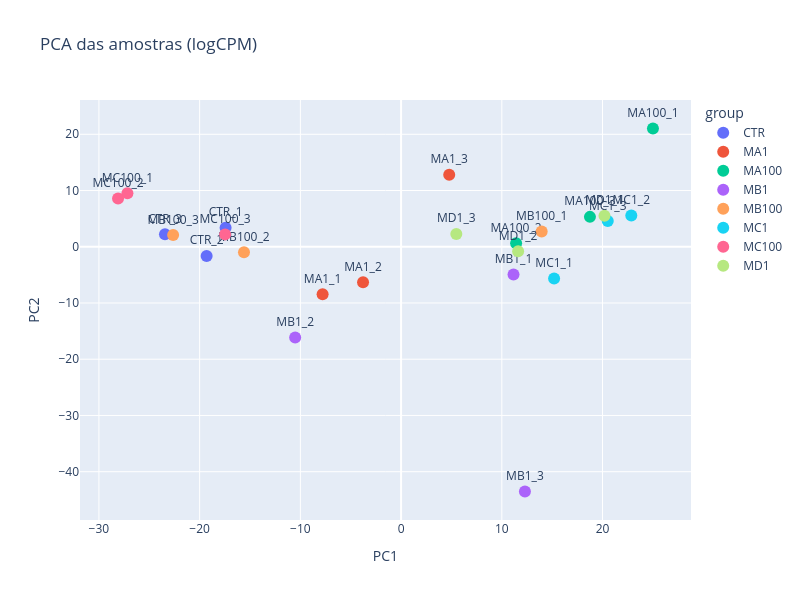
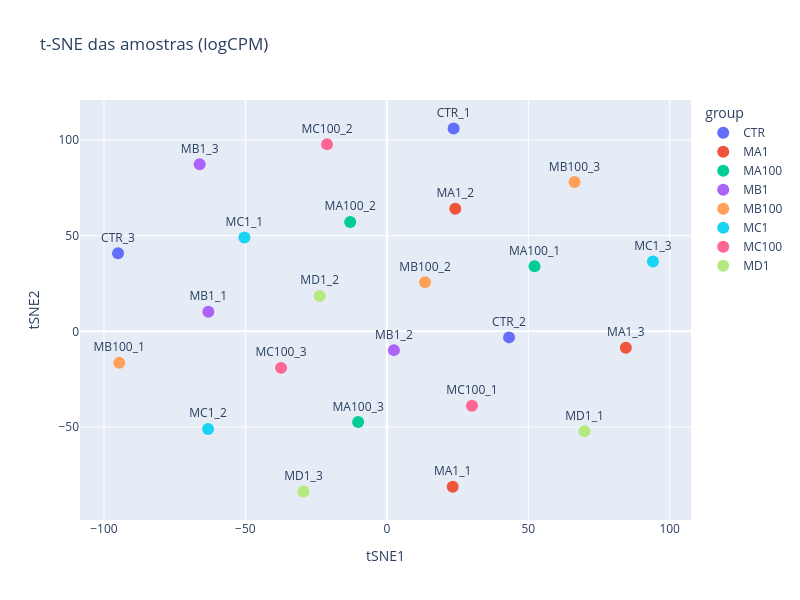
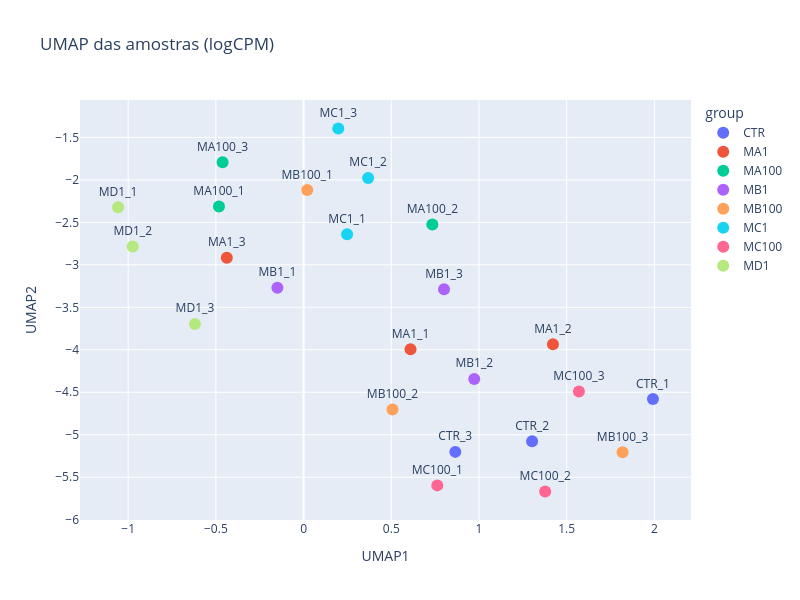

Notebook code cell kept with these figures, in order:
### Code cell
# Visualizações de PCA, t-SNE e UMAP dos dados em 2 dimensões usando logCPM após filtragem dos dados
pca_fig = plot_dim_reduction(filtered_counts_df, metadata_df, metodo="PCA")
pca_fig.show()

tsne_fig = plot_dim_reduction(filtered_counts_df, metadata_df, metodo="TSNE")
tsne_fig.show()

umap_fig = plot_dim_reduction(filtered_counts_df, metadata_df, metodo="UMAP")
umap_fig.show()

### Figure 1 — Plotly figure (JSON) as saved in the notebook; plotly's stock layout.template omitted (floating-point values rounded to 4 significant figures)
{"data": [{"hovertemplate": "group=CTR<br>PC1=%{x}<br>PC2=%{y}<br>sample_id=%{text}<extra></extra>", "legendgroup": "CTR", "marker": {"color": "#636efa", "size": 12, "symbol": "circle"}, "mode": "markers+text", "name": "CTR", "orientation": "v", "showlegend": true, "text": ["CTR_1", "CTR_2", "CTR_3"], "textposition": "top center", "type": "scatter", "x": [-17.42, -19.31, -23.44], "xaxis": "x", "y": [3.402, -1.629, 2.229], "yaxis": "y"}, {"hovertemplate": "group=MA1<br>PC1=%{x}<br>PC2=%{y}<br>sample_id=%{text}<extra></extra>", "legendgroup": "MA1", "marker": {"color": "#EF553B", "size": 12, "symbol": "circle"}, "mode": "markers+text", "name": "MA1", "orientation": "v", "showlegend": true, "text": ["MA1_1", "MA1_2", "MA1_3"], "textposition": "top center", "type": "scatter", "x": [-7.793, -3.777, 4.778], "xaxis": "x", "y": [-8.445, -6.325, 12.79], "yaxis": "y"}, {"hovertemplate": "group=MA100<br>PC1=%{x}<br>PC2=%{y}<br>sample_id=%{text}<extra></extra>", "legendgroup": "MA100", "marker": {"color": "#00cc96", "size": 12, "symbol": "circle"}, "mode": "markers+text", "name": "MA100", "orientation": "v", "showlegend": true, "text": ["MA100_1", "MA100_2", "MA100_3"], "textposition": "top center", "type": "scatter", "x": [25.0, 11.42, 18.75], "xaxis": "x", "y": [21.03, 0.619, 5.316], "yaxis": "y"}, {"hovertemplate": "group=MB1<br>PC1=%{x}<br>PC2=%{y}<br>sample_id=%{text}<extra></extra>", "legendgroup": "MB1", "marker": {"color": "#ab63fa", "size": 12, "symbol": "circle"}, "mode": "markers+text", "name": "MB1", "orientation": "v", "showlegend": true, "text": ["MB1_1", "MB1_2", "MB1_3"], "textposition": "top center", "type": "scatter", "x": [11.16, -10.52, 12.29], "xaxis": "x", "y": [-4.92, -16.14, -43.52], "yaxis": "y"}, {"hovertemplate": "group=MB100<br>PC1=%{x}<br>PC2=%{y}<br>sample_id=%{text}<extra></extra>", "legendgroup": "MB100", "marker": {"color": "#FFA15A", "size": 12, "symbol": "circle"}, "mode": "markers+text", "name": "MB100", "orientation": "v", "showlegend": true, "text": ["MB100_1", "MB100_2", "MB100_3"], "textposition": "top center", "type": "scatter", "x": [13.96, -15.6, -22.63], "xaxis": "x", "y": [2.703, -0.9706, 2.082], "yaxis": "y"}, {"hovertemplate": "group=MC1<br>PC1=%{x}<br>PC2=%{y}<br>sample_id=%{text}<extra></extra>", "legendgroup": "MC1", "marker": {"color": "#19d3f3", "size": 12, "symbol": "circle"}, "mode": "markers+text", "name": "MC1", "orientation": "v", "showlegend": true, "text": ["MC1_1", "MC1_2", "MC1_3"], "textposition": "top center", "type": "scatter", "x": [15.19, 22.86, 20.52], "xaxis": "x", "y": [-5.634, 5.565, 4.568], "yaxis": "y"}, {"hovertemplate": "group=MC100<br>PC1=%{x}<br>PC2=%{y}<br>sample_id=%{text}<extra></extra>", "legendgroup": "MC100", "marker": {"color": "#FF6692", "size": 12, "symbol": "circle"}, "mode": "markers+text", "name": "MC100", "orientation": "v", "showlegend": true, "text": ["MC100_1", "MC100_2", "MC100_3"], "textposition": "top center", "type": "scatter", "x": [-27.17, -28.1, -17.47], "xaxis": "x", "y": [9.528, 8.575, 2.201], "yaxis": "y"}, {"hovertemplate": "group=MD1<br>PC1=%{x}<br>PC2=%{y}<br>sample_id=%{text}<extra></extra>", "legendgroup": "MD1", "marker": {"color": "#B6E880", "size": 12, "symbol": "circle"}, "mode": "markers+text", "name": "MD1", "orientation": "v", "showlegend": true, "text": ["MD1_1", "MD1_2", "MD1_3"], "textposition": "top center", "type": "scatter", "x": [20.19, 11.62, 5.484], "xaxis": "x", "y": [5.497, -0.8056, 2.285], "yaxis": "y"}], "layout": {"height": 600, "legend": {"title": {"text": "group"}, "tracegroupgap": 0}, "title": {"text": "PCA das amostras (logCPM)"}, "width": 800, "xaxis": {"anchor": "y", "domain": [0, 1], "title": {"text": "PC1"}}, "yaxis": {"anchor": "x", "domain": [0, 1], "title": {"text": "PC2"}}}}

### Figure 2 — Plotly figure (JSON) as saved in the notebook; plotly's stock layout.template omitted (floating-point values rounded to 4 significant figures)
{"data": [{"hovertemplate": "group=CTR<br>tSNE1=%{x}<br>tSNE2=%{y}<br>sample_id=%{text}<extra></extra>", "legendgroup": "CTR", "marker": {"color": "#636efa", "size": 12, "symbol": "circle"}, "mode": "markers+text", "name": "CTR", "orientation": "v", "showlegend": true, "text": ["CTR_1", "CTR_2", "CTR_3"], "textposition": "top center", "type": "scatter", "x": [23.6, 43.2, -95.02], "xaxis": "x", "y": [106.0, -3.153, 40.86], "yaxis": "y"}, {"hovertemplate": "group=MA1<br>tSNE1=%{x}<br>tSNE2=%{y}<br>sample_id=%{text}<extra></extra>", "legendgroup": "MA1", "marker": {"color": "#EF553B", "size": 12, "symbol": "circle"}, "mode": "markers+text", "name": "MA1", "orientation": "v", "showlegend": true, "text": ["MA1_1", "MA1_2", "MA1_3"], "textposition": "top center", "type": "scatter", "x": [23.29, 24.2, 84.5], "xaxis": "x", "y": [-81.2, 64.09, -8.585], "yaxis": "y"}, {"hovertemplate": "group=MA100<br>tSNE1=%{x}<br>tSNE2=%{y}<br>sample_id=%{text}<extra></extra>", "legendgroup": "MA100", "marker": {"color": "#00cc96", "size": 12, "symbol": "circle"}, "mode": "markers+text", "name": "MA100", "orientation": "v", "showlegend": true, "text": ["MA100_1", "MA100_2", "MA100_3"], "textposition": "top center", "type": "scatter", "x": [52.21, -12.95, -10.14], "xaxis": "x", "y": [34.04, 57.21, -47.39], "yaxis": "y"}, {"hovertemplate": "group=MB1<br>tSNE1=%{x}<br>tSNE2=%{y}<br>sample_id=%{text}<extra></extra>", "legendgroup": "MB1", "marker": {"color": "#ab63fa", "size": 12, "symbol": "circle"}, "mode": "markers+text", "name": "MB1", "orientation": "v", "showlegend": true, "text": ["MB1_1", "MB1_2", "MB1_3"], "textposition": "top center", "type": "scatter", "x": [-63.1, 2.5, -66.17], "xaxis": "x", "y": [10.2, -9.819, 87.41], "yaxis": "y"}, {"hovertemplate": "group=MB100<br>tSNE1=%{x}<br>tSNE2=%{y}<br>sample_id=%{text}<extra></extra>", "legendgroup": "MB100", "marker": {"color": "#FFA15A", "size": 12, "symbol": "circle"}, "mode": "markers+text", "name": "MB100", "orientation": "v", "showlegend": true, "text": ["MB100_1", "MB100_2", "MB100_3"], "textposition": "top center", "type": "scatter", "x": [-94.6, 13.51, 66.36], "xaxis": "x", "y": [-16.48, 25.7, 78.04], "yaxis": "y"}, {"hovertemplate": "group=MC1<br>tSNE1=%{x}<br>tSNE2=%{y}<br>sample_id=%{text}<extra></extra>", "legendgroup": "MC1", "marker": {"color": "#19d3f3", "size": 12, "symbol": "circle"}, "mode": "markers+text", "name": "MC1", "orientation": "v", "showlegend": true, "text": ["MC1_1", "MC1_2", "MC1_3"], "textposition": "top center", "type": "scatter", "x": [-50.36, -63.21, 94.08], "xaxis": "x", "y": [49.02, -51.0, 36.55], "yaxis": "y"}, {"hovertemplate": "group=MC100<br>tSNE1=%{x}<br>tSNE2=%{y}<br>sample_id=%{text}<extra></extra>", "legendgroup": "MC100", "marker": {"color": "#FF6692", "size": 12, "symbol": "circle"}, "mode": "markers+text", "name": "MC100", "orientation": "v", "showlegend": true, "text": ["MC100_1", "MC100_2", "MC100_3"], "textposition": "top center", "type": "scatter", "x": [30.1, -21.15, -37.38], "xaxis": "x", "y": [-38.87, 97.75, -19.1], "yaxis": "y"}, {"hovertemplate": "group=MD1<br>tSNE1=%{x}<br>tSNE2=%{y}<br>sample_id=%{text}<extra></extra>", "legendgroup": "MD1", "marker": {"color": "#B6E880", "size": 12, "symbol": "circle"}, "mode": "markers+text", "name": "MD1", "orientation": "v", "showlegend": true, "text": ["MD1_1", "MD1_2", "MD1_3"], "textposition": "top center", "type": "scatter", "x": [69.9, -23.74, -29.46], "xaxis": "x", "y": [-52.27, 18.53, -83.72], "yaxis": "y"}], "layout": {"height": 600, "legend": {"title": {"text": "group"}, "tracegroupgap": 0}, "title": {"text": "t-SNE das amostras (logCPM)"}, "width": 800, "xaxis": {"anchor": "y", "domain": [0, 1], "title": {"text": "tSNE1"}}, "yaxis": {"anchor": "x", "domain": [0, 1], "title": {"text": "tSNE2"}}}}

### Figure 3 — Plotly figure (JSON) as saved in the notebook; plotly's stock layout.template omitted (floating-point values rounded to 4 significant figures)
{"data": [{"hovertemplate": "group=CTR<br>UMAP1=%{x}<br>UMAP2=%{y}<br>sample_id=%{text}<extra></extra>", "legendgroup": "CTR", "marker": {"color": "#636efa", "size": 12, "symbol": "circle"}, "mode": "markers+text", "name": "CTR", "orientation": "v", "showlegend": true, "text": ["CTR_1", "CTR_2", "CTR_3"], "textposition": "top center", "type": "scatter", "x": [1.992, 1.303, 0.8651], "xaxis": "x", "y": [-4.58, -5.077, -5.202], "yaxis": "y"}, {"hovertemplate": "group=MA1<br>UMAP1=%{x}<br>UMAP2=%{y}<br>sample_id=%{text}<extra></extra>", "legendgroup": "MA1", "marker": {"color": "#EF553B", "size": 12, "symbol": "circle"}, "mode": "markers+text", "name": "MA1", "orientation": "v", "showlegend": true, "text": ["MA1_1", "MA1_2", "MA1_3"], "textposition": "top center", "type": "scatter", "x": [0.6097, 1.422, -0.4377], "xaxis": "x", "y": [-3.994, -3.935, -2.917], "yaxis": "y"}, {"hovertemplate": "group=MA100<br>UMAP1=%{x}<br>UMAP2=%{y}<br>sample_id=%{text}<extra></extra>", "legendgroup": "MA100", "marker": {"color": "#00cc96", "size": 12, "symbol": "circle"}, "mode": "markers+text", "name": "MA100", "orientation": "v", "showlegend": true, "text": ["MA100_1", "MA100_2", "MA100_3"], "textposition": "top center", "type": "scatter", "x": [-0.4823, 0.7343, -0.4618], "xaxis": "x", "y": [-2.313, -2.526, -1.792], "yaxis": "y"}, {"hovertemplate": "group=MB1<br>UMAP1=%{x}<br>UMAP2=%{y}<br>sample_id=%{text}<extra></extra>", "legendgroup": "MB1", "marker": {"color": "#ab63fa", "size": 12, "symbol": "circle"}, "mode": "markers+text", "name": "MB1", "orientation": "v", "showlegend": true, "text": ["MB1_1", "MB1_2", "MB1_3"], "textposition": "top center", "type": "scatter", "x": [-0.1493, 0.9731, 0.8006], "xaxis": "x", "y": [-3.27, -4.343, -3.288], "yaxis": "y"}, {"hovertemplate": "group=MB100<br>UMAP1=%{x}<br>UMAP2=%{y}<br>sample_id=%{text}<extra></extra>", "legendgroup": "MB100", "marker": {"color": "#FFA15A", "size": 12, "symbol": "circle"}, "mode": "markers+text", "name": "MB100", "orientation": "v", "showlegend": true, "text": ["MB100_1", "MB100_2", "MB100_3"], "textposition": "top center", "type": "scatter", "x": [0.02088, 0.5071, 1.819], "xaxis": "x", "y": [-2.119, -4.702, -5.208], "yaxis": "y"}, {"hovertemplate": "group=MC1<br>UMAP1=%{x}<br>UMAP2=%{y}<br>sample_id=%{text}<extra></extra>", "legendgroup": "MC1", "marker": {"color": "#19d3f3", "size": 12, "symbol": "circle"}, "mode": "markers+text", "name": "MC1", "orientation": "v", "showlegend": true, "text": ["MC1_1", "MC1_2", "MC1_3"], "textposition": "top center", "type": "scatter", "x": [0.248, 0.368, 0.1979], "xaxis": "x", "y": [-2.639, -1.977, -1.395], "yaxis": "y"}, {"hovertemplate": "group=MC100<br>UMAP1=%{x}<br>UMAP2=%{y}<br>sample_id=%{text}<extra></extra>", "legendgroup": "MC100", "marker": {"color": "#FF6692", "size": 12, "symbol": "circle"}, "mode": "markers+text", "name": "MC100", "orientation": "v", "showlegend": true, "text": ["MC100_1", "MC100_2", "MC100_3"], "textposition": "top center", "type": "scatter", "x": [0.7624, 1.377, 1.57], "xaxis": "x", "y": [-5.596, -5.668, -4.491], "yaxis": "y"}, {"hovertemplate": "group=MD1<br>UMAP1=%{x}<br>UMAP2=%{y}<br>sample_id=%{text}<extra></extra>", "legendgroup": "MD1", "marker": {"color": "#B6E880", "size": 12, "symbol": "circle"}, "mode": "markers+text", "name": "MD1", "orientation": "v", "showlegend": true, "text": ["MD1_1", "MD1_2", "MD1_3"], "textposition": "top center", "type": "scatter", "x": [-1.058, -0.9742, -0.6196], "xaxis": "x", "y": [-2.323, -2.785, -3.696], "yaxis": "y"}], "layout": {"height": 600, "legend": {"title": {"text": "group"}, "tracegroupgap": 0}, "title": {"text": "UMAP das amostras (logCPM)"}, "width": 800, "xaxis": {"anchor": "y", "domain": [0, 1], "title": {"text": "UMAP1"}}, "yaxis": {"anchor": "x", "domain": [0, 1], "title": {"text": "UMAP2"}}}}
